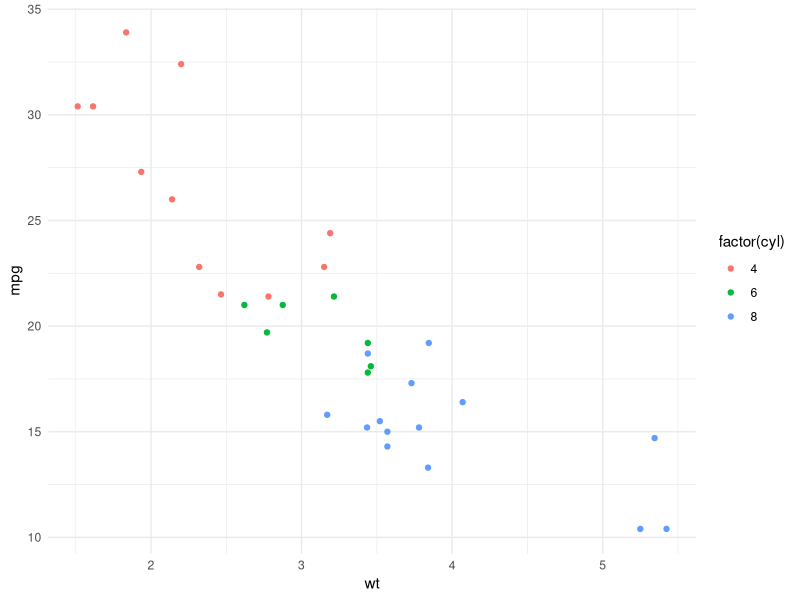

R code for this plot:
## ---- chunk 1
x <- 1:5
mean(x)
sd(x)
## ---- chunk 2
#| message: false
#| warning: false
if (!requireNamespace("dplyr", quietly = TRUE)) {
  install.packages("dplyr")
}
library(dplyr)

mtcars %>% 
  group_by(cyl) %>% 
  summarise(avg_mpg = mean(mpg), .groups = "drop")
## ---- chunk 3
if (!requireNamespace("ggplot2", quietly = TRUE)) {
  install.packages("ggplot2")
}
library(ggplot2)

ggplot(mtcars, aes(wt, mpg, color = factor(cyl))) +
  geom_point() +
  theme_minimal()
